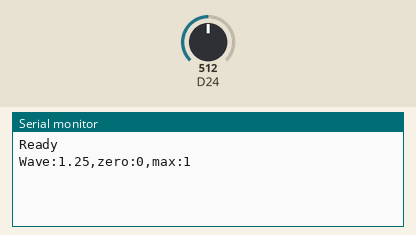
Recording of a sketch running on a simulated Arduino Zero (SAMD21). On the bench: the last lines printed to the serial monitor. The test bench sets the inputs (shaded band); at power-on: D24 = 512 (analog values on the 0–1023 scale).

Above: at 1.2 s.
1.3 s: D24 set to 716
At 1.8 s:
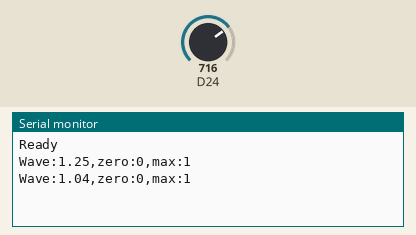
2.8 s: D24 set to 900
At 3.7 s:
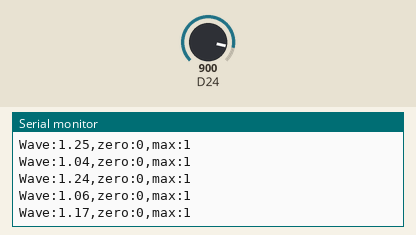
Timing chart, 0 to 5.8 s (numbered marks = the images above; inputs shaded):
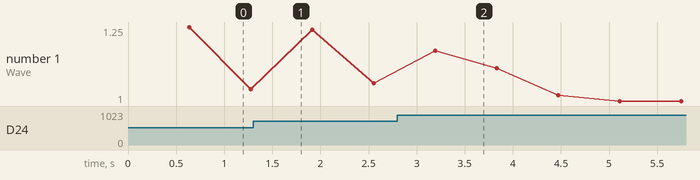

Measured:
- after the input at 2.8 s, the serial monitor: prints a new line after 0.40 s (image 2)
- plotted number 1: 1.04 → 1.06 after the input at 1.3 s

The sketch:

micmagic.ino
```cpp
#include "arduinoFFT.h"

const uint16_t SAMPLE_SIZE = 512;
int count = 0;
double sum = 0;
double peak = 1e7;

void setup()
{
  Serial.begin(115200);
  Serial.println("Ready");
  analogReadResolution(12);
  pinMode(A0, INPUT_PULLDOWN);
}

void loop()
{
  double sample = analogRead(A10) - 1551.5;
  sum += sample*sample*sample*sample;
  count++;
  if(count < SAMPLE_SIZE) return;
  count = 0;

  if (sum > peak) {
    peak = sum * 0.8 + peak * 0.2;
  } else {
    peak *= 0.95;
  }

  peak = max(peak, 3e7);

  sum /= peak;
  if (sum > 1) {
    digitalWrite(D9, HIGH);
    delay(100);
  } else {
    digitalWrite(D9, LOW);
  }

  // sum = min(sum, 1);
  Serial.print("Wave:");
  Serial.print(sum);
  Serial.print(",");
  Serial.println("zero:0,max:1");

  sum = 0;
}
```
